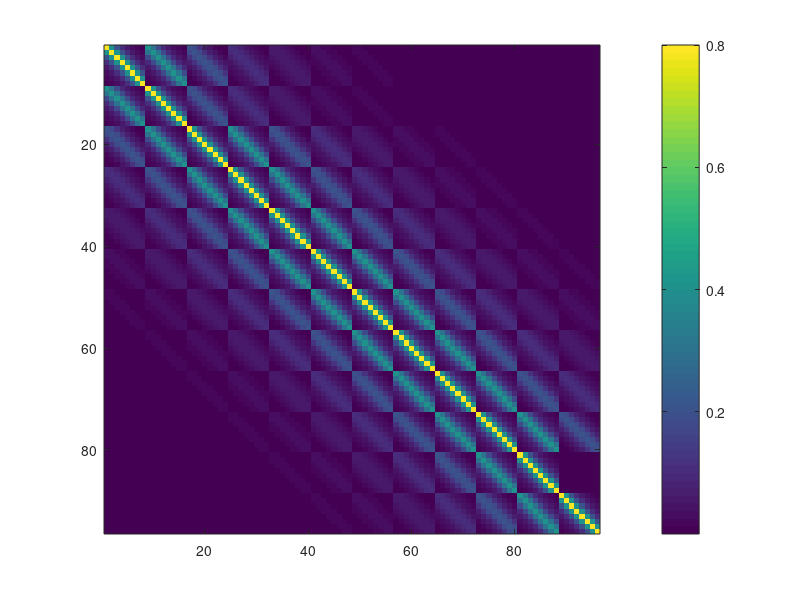
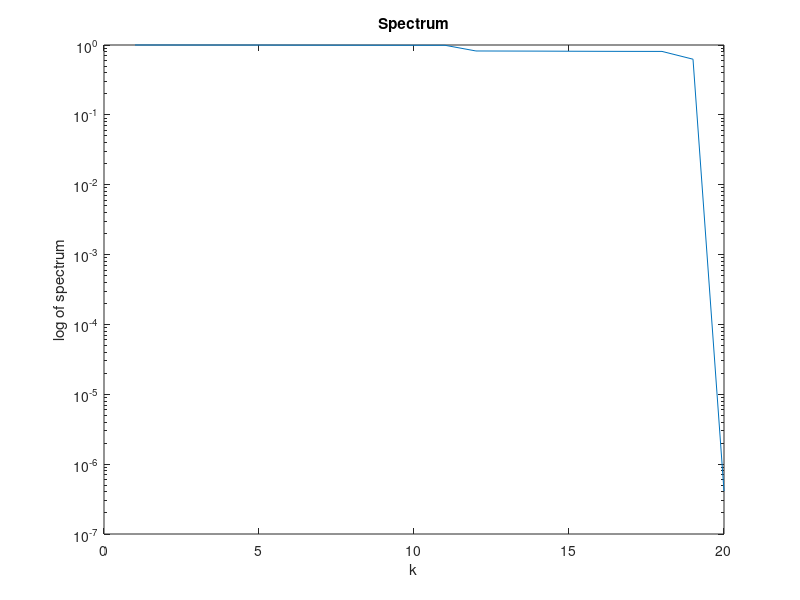
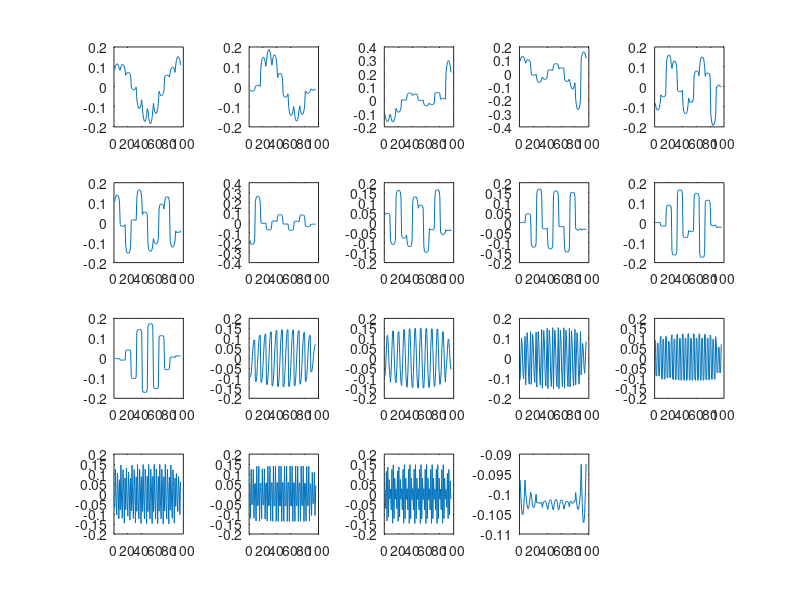
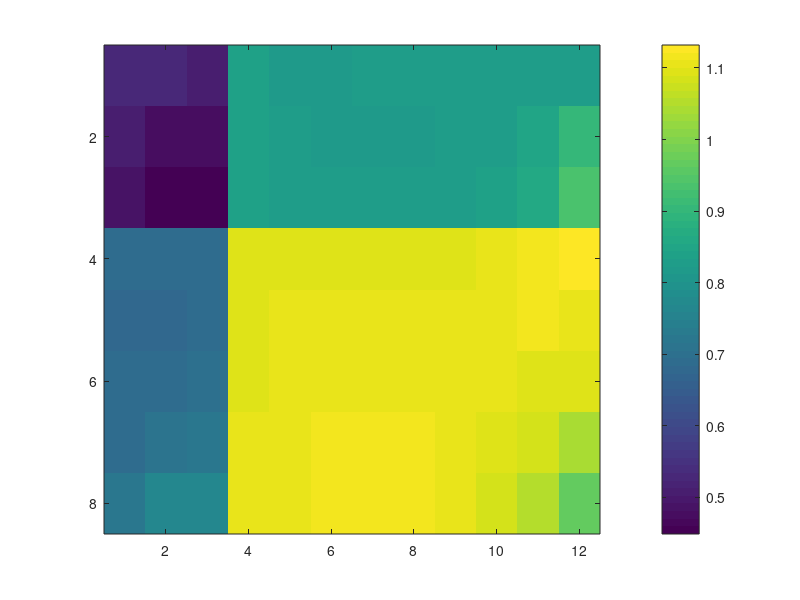

Source code (MATLAB) for these figures, in order:
clear,clc
%P2_Q2
%% first we need to formulate the covariance matrix
sigma_square = 0.8;
l = 1.5;

Q_ij = @(d_ij, sigma_square, l) sigma_square * exp(-d_ij./l);
d_ij = ones(96, 96);

for i = 1:96
    for j = 1:96
        if i <= 8
            if j <= 8
                d_ij(i,j) = sqrt((j-i)^2);
            elseif (j>8 && j<=16)
                d_ij(i,j) = sqrt((j-8-i)^2 + 1^2);
            elseif (j>16 && j<=24)
                d_ij(i,j) = sqrt((j-16-i)^2 + 2^2);
            elseif (j>24 && j<=32)
                d_ij(i,j) = sqrt((j-24-i)^2 + 3^2);
            elseif (j>32 && j<=40)
                d_ij(i,j) = sqrt((j-32-i)^2 + 4^2);
            elseif (j>40 && j<=48)
                d_ij(i,j) = sqrt((j-40-i)^2 + 5^2);
            elseif (j>48 && j<=56)
                d_ij(i,j) = sqrt((j-48-i)^2 + 6^2);
            elseif (j>56 && j<=64)
                d_ij(i,j) = sqrt((j-56-i)^2 + 7^2);
            elseif (j>64 && j<=72)
                d_ij(i,j) = sqrt((j-64-i)^2 + 8^2);
            elseif (j>72 && j<=80)
                d_ij(i,j) = sqrt((j-72-i)^2 + 9^2);
            elseif (j>80 && j<=88)
                d_ij(i,j) = sqrt((j-80-i)^2 + 10^2);
            elseif (j>88 && j<=96)
                d_ij(i,j) = sqrt((j-88-i)^2 + 11^2);
            end
        elseif (i>8 && i<=16)
            if j <= 8
                d_ij(i,j) = sqrt((j-i+8)^2 + 1^2);
            elseif (j>8 && j<=16)
                d_ij(i,j) = sqrt((j-i)^2 + 0^2);
            elseif (j>16 && j<=24)
                d_ij(i,j) = sqrt((j-8-i)^2 + 2^2);
            elseif (j>24 && j<=32)
                d_ij(i,j) = sqrt((j-16-i)^2 + 3^2);
            elseif (j>32 && j<=40)
                d_ij(i,j) = sqrt((j-24-i)^2 + 4^2);
            elseif (j>40 && j<=48)
                d_ij(i,j) = sqrt((j-32-i)^2 + 5^2);
            elseif (j>48 && j<=56)
                d_ij(i,j) = sqrt((j-40-i)^2 + 6^2);
            elseif (j>56 && j<=64)
                d_ij(i,j) = sqrt((j-48-i)^2 + 7^2);
            elseif (j>64 && j<=72)
                d_ij(i,j) = sqrt((j-56-i)^2 + 8^2);
            elseif (j>72 && j<=80)
                d_ij(i,j) = sqrt((j-64-i)^2 + 9^2);
            elseif (j>80 && j<=88)
                d_ij(i,j) = sqrt((j-72-i)^2 + 10^2);
            elseif (j>88 && j<=96)
                d_ij(i,j) = sqrt((j-80-i)^2 + 11^2);
            end
        elseif (i>16 && i<=24)
            if j <= 8
                d_ij(i,j) = sqrt((j-i+16)^2 + 2^2);
            elseif (j>8 && j<=16)
                d_ij(i,j) = sqrt((j-i+8)^2 + 1^2);
            elseif (j>16 && j<=24)
                d_ij(i,j) = sqrt((j-i)^2 + 0^2);
            elseif (j>24 && j<=32)
                d_ij(i,j) = sqrt((j-8-i)^2 + 1^2);
            elseif (j>32 && j<=40)
                d_ij(i,j) = sqrt((j-16-i)^2 + 2^2);
            elseif (j>40 && j<=48)
                d_ij(i,j) = sqrt((j-24-i)^2 + 3^2);
            elseif (j>48 && j<=56)
                d_ij(i,j) = sqrt((j-32-i)^2 + 4^2);
            elseif (j>56 && j<=64)
                d_ij(i,j) = sqrt((j-40-i)^2 + 5^2);
            elseif (j>64 && j<=72)
                d_ij(i,j) = sqrt((j-48-i)^2 + 6^2);
            elseif (j>72 && j<=80)
                d_ij(i,j) = sqrt((j-56-i)^2 + 7^2);
            elseif (j>80 && j<=88)
                d_ij(i,j) = sqrt((j-64-i)^2 + 8^2);
            elseif (j>88 && j<=96)
                d_ij(i,j) = sqrt((j-72-i)^2 + 9^2);
            end
        elseif (i>24 && i<=32)
            if j <= 8
                d_ij(i,j) = sqrt((j-i+24)^2 + 3^2);
            elseif (j>8 && j<=16)
                d_ij(i,j) = sqrt((j-i+16)^2 + 2^2);
            elseif (j>16 && j<=24)
                d_ij(i,j) = sqrt((j-i+8)^2 + 1^2);
            elseif (j>24 && j<=32)
                d_ij(i,j) = sqrt((j-i)^2 + 0^2);
            elseif (j>32 && j<=40)
                d_ij(i,j) = sqrt((j-8-i)^2 + 1^2);
            elseif (j>40 && j<=48)
                d_ij(i,j) = sqrt((j-16-i)^2 + 2^2);
            elseif (j>48 && j<=56)
                d_ij(i,j) = sqrt((j-24-i)^2 + 3^2);
            elseif (j>56 && j<=64)
                d_ij(i,j) = sqrt((j-32-i)^2 + 4^2);
            elseif (j>64 && j<=72)
                d_ij(i,j) = sqrt((j-40-i)^2 + 5^2);
            elseif (j>72 && j<=80)
                d_ij(i,j) = sqrt((j-48-i)^2 + 6^2);
            elseif (j>80 && j<=88)
                d_ij(i,j) = sqrt((j-56-i)^2 + 7^2);
            elseif (j>88 && j<=96)
                d_ij(i,j) = sqrt((j-64-i)^2 + 8^2);
            end
        elseif (i>32 && i<=40)
            if j <= 8
                d_ij(i,j) = sqrt((j-i+32)^2 + 4^2);
            elseif (j>8 && j<=16)
                d_ij(i,j) = sqrt((j-i+24)^2 + 3^2);
            elseif (j>16 && j<=24)
                d_ij(i,j) = sqrt((j-i+16)^2 + 2^2);
            elseif (j>24 && j<=32)
                d_ij(i,j) = sqrt((j-i+8)^2 + 1^2);
            elseif (j>32 && j<=40)
                d_ij(i,j) = sqrt((j-i)^2 + 0^2);
            elseif (j>40 && j<=48)
                d_ij(i,j) = sqrt((j-8-i)^2 + 1^2);
            elseif (j>48 && j<=56)
                d_ij(i,j) = sqrt((j-16-i)^2 + 2^2);
            elseif (j>56 && j<=64)
                d_ij(i,j) = sqrt((j-24-i)^2 + 3^2);
            elseif (j>64 && j<=72)
                d_ij(i,j) = sqrt((j-32-i)^2 + 4^2);
            elseif (j>72 && j<=80)
                d_ij(i,j) = sqrt((j-40-i)^2 + 5^2);
            elseif (j>80 && j<=88)
                d_ij(i,j) = sqrt((j-48-i)^2 + 6^2);
            elseif (j>88 && j<=96)
                d_ij(i,j) = sqrt((j-56-i)^2 + 7^2);
            end
        elseif (i>40 && i<=48)
            if j <= 8
                d_ij(i,j) = sqrt((j-i+40)^2 + 5^2);
            elseif (j>8 && j<=16)
                d_ij(i,j) = sqrt((j-i+32)^2 + 4^2);
            elseif (j>16 && j<=24)
                d_ij(i,j) = sqrt((j-i+24)^2 + 3^2);
            elseif (j>24 && j<=32)
                d_ij(i,j) = sqrt((j-i+16)^2 + 2^2);
            elseif (j>32 && j<=40)
                d_ij(i,j) = sqrt((j-i+8)^2 + 1^2);
            elseif (j>40 && j<=48)
                d_ij(i,j) = sqrt((j-i)^2 + 0^2);
            elseif (j>48 && j<=56)
                d_ij(i,j) = sqrt((j-8-i)^2 + 1^2);
            elseif (j>56 && j<=64)
                d_ij(i,j) = sqrt((j-16-i)^2 + 2^2);
            elseif (j>64 && j<=72)
                d_ij(i,j) = sqrt((j-24-i)^2 + 3^2);
            elseif (j>72 && j<=80)
                d_ij(i,j) = sqrt((j-32-i)^2 + 4^2);
            elseif (j>80 && j<=88)
                d_ij(i,j) = sqrt((j-40-i)^2 + 5^2);
            elseif (j>88 && j<=96)
                d_ij(i,j) = sqrt((j-48-i)^2 + 6^2);
            end
        elseif (i>48 && i<=56)
            if j <= 8
                d_ij(i,j) = sqrt((j-i+48)^2 + 6^2);
            elseif (j>8 && j<=16)
                d_ij(i,j) = sqrt((j-i+40)^2 + 5^2);
            elseif (j>16 && j<=24)
                d_ij(i,j) = sqrt((j-i+32)^2 + 4^2);
            elseif (j>24 && j<=32)
                d_ij(i,j) = sqrt((j-i+24)^2 + 3^2);
            elseif (j>32 && j<=40)
                d_ij(i,j) = sqrt((j-i+16)^2 + 2^2);
            elseif (j>40 && j<=48)
                d_ij(i,j) = sqrt((j-i+8)^2 + 1^2);
            elseif (j>48 && j<=56)
                d_ij(i,j) = sqrt((j-i)^2 + 0^2);
            elseif (j>56 && j<=64)
                d_ij(i,j) = sqrt((j-8-i)^2 + 1^2);
            elseif (j>64 && j<=72)
                d_ij(i,j) = sqrt((j-16-i)^2 + 2^2);
            elseif (j>72 && j<=80)
                d_ij(i,j) = sqrt((j-24-i)^2 + 3^2);
            elseif (j>80 && j<=88)
                d_ij(i,j) = sqrt((j-32-i)^2 + 4^2);
            elseif (j>88 && j<=96)
                d_ij(i,j) = sqrt((j-40-i)^2 + 5^2);
            end
        elseif (i>56 && i<=64)
            if j <= 8
                d_ij(i,j) = sqrt((j-i+56)^2 + 7^2);
            elseif (j>8 && j<=16)
                d_ij(i,j) = sqrt((j-i+48)^2 + 6^2);
            elseif (j>16 && j<=24)
                d_ij(i,j) = sqrt((j-i+40)^2 + 5^2);
            elseif (j>24 && j<=32)
                d_ij(i,j) = sqrt((j-i+32)^2 + 4^2);
            elseif (j>32 && j<=40)
                d_ij(i,j) = sqrt((j-i+24)^2 + 3^2);
            elseif (j>40 && j<=48)
                d_ij(i,j) = sqrt((j-i+16)^2 + 2^2);
            elseif (j>48 && j<=56)
                d_ij(i,j) = sqrt((j-i+8)^2 + 1^2);
            elseif (j>56 && j<=64)
                d_ij(i,j) = sqrt((j-i)^2 + 0^2);
            elseif (j>64 && j<=72)
                d_ij(i,j) = sqrt((j-8-i)^2 + 1^2);
            elseif (j>72 && j<=80)
                d_ij(i,j) = sqrt((j-16-i)^2 + 2^2);
            elseif (j>80 && j<=88)
                d_ij(i,j) = sqrt((j-24-i)^2 + 3^2);
            elseif (j>88 && j<=96)
                d_ij(i,j) = sqrt((j-32-i)^2 + 4^2);
            end
        elseif (i>64 && i<=72)
            if j <= 8
                d_ij(i,j) = sqrt((j-i+64)^2 + 8^2);
            elseif (j>8 && j<=16)
                d_ij(i,j) = sqrt((j-i+56)^2 + 7^2);
            elseif (j>16 && j<=24)
                d_ij(i,j) = sqrt((j-i+48)^2 + 6^2);
            elseif (j>24 && j<=32)
                d_ij(i,j) = sqrt((j-i+40)^2 + 5^2);
            elseif (j>32 && j<=40)
                d_ij(i,j) = sqrt((j-i+32)^2 + 4^2);
            elseif (j>40 && j<=48)
                d_ij(i,j) = sqrt((j-i+24)^2 + 3^2);
            elseif (j>48 && j<=56)
                d_ij(i,j) = sqrt((j-i+16)^2 + 2^2);
            elseif (j>56 && j<=64)
                d_ij(i,j) = sqrt((j-i+8)^2 + 1^2);
            elseif (j>64 && j<=72)
                d_ij(i,j) = sqrt((j-i)^2 + 0^2);
            elseif (j>72 && j<=80)
                d_ij(i,j) = sqrt((j-8-i)^2 + 1^2);
            elseif (j>80 && j<=88)
                d_ij(i,j) = sqrt((j-16-i)^2 + 2^2);
            elseif (j>88 && j<=96)
                d_ij(i,j) = sqrt((j-24-i)^2 + 3^2);
            end
        elseif (i>72 && i<=80)
            if j <= 8
                d_ij(i,j) = sqrt((j-i+72)^2 + 9^2);
            elseif (j>8 && j<=16)
                d_ij(i,j) = sqrt((j-i+64)^2 + 8^2);
            elseif (j>16 && j<=24)
                d_ij(i,j) = sqrt((j-i+56)^2 + 7^2);
            elseif (j>24 && j<=32)
                d_ij(i,j) = sqrt((j-i+48)^2 + 6^2);
            elseif (j>32 && j<=40)
                d_ij(i,j) = sqrt((j-i+40)^2 + 5^2);
            elseif (j>40 && j<=48)
                d_ij(i,j) = sqrt((j-i+32)^2 + 4^2);
            elseif (j>48 && j<=56)
                d_ij(i,j) = sqrt((j-i+24)^2 + 3^2);
            elseif (j>56 && j<=64)
                d_ij(i,j) = sqrt((j-i+16)^2 + 2^2);
            elseif (j>64 && j<=72)
                d_ij(i,j) = sqrt((j-i+8)^2 + 1^2);
            elseif (j>72 && j<=80)
                d_ij(i,j) = sqrt((j-i)^2 + 0^2);
            elseif (j>80 && j<=88)
                d_ij(i,j) = sqrt((j-8-i)^2 + 1^2);
            elseif (j>88 && j<=96)
                d_ij(i,j) = sqrt((j-16-i)^2 + 2^2);
            end
        elseif (i>80 && i<=88)
            if j <= 8
                d_ij(i,j) = sqrt((j-i+80)^2 + 10^2);
            elseif (j>8 && j<=16)
                d_ij(i,j) = sqrt((j-i+72)^2 + 9^2);
            elseif (j>16 && j<=24)
                d_ij(i,j) = sqrt((j-i+64)^2 + 8^2);
            elseif (j>24 && j<=32)
                d_ij(i,j) = sqrt((j-i+56)^2 + 7^2);
            elseif (j>32 && j<=40)
                d_ij(i,j) = sqrt((j-i+48)^2 + 6^2);
            elseif (j>40 && j<=48)
                d_ij(i,j) = sqrt((j-i+40)^2 + 5^2);
            elseif (j>48 && j<=56)
                d_ij(i,j) = sqrt((j-i+32)^2 + 4^2);
            elseif (j>56 && j<=64)
                d_ij(i,j) = sqrt((j-i+24)^2 + 3^2);
            elseif (j>64 && j<=72)
                d_ij(i,j) = sqrt((j-i+16)^2 + 2^2);
            elseif (j>72 && j<=80)
                d_ij(i,j) = sqrt((j-i+8)^2 + 1^2);
            elseif (j>80 && j<=88)
                d_ij(i,j) = sqrt((j-i)^2 + 0^2);
            elseif (j>88 && j<=96)
                d_ij(i,j) = sqrt((j-i+8)^2 + 1^2);
            end
        elseif (i>88 && i<=96)
            if j <= 8
                d_ij(i,j) = sqrt((j-i+88)^2 + 11^2);
            elseif (j>8 && j<=16)
                d_ij(i,j) = sqrt((j-i+80)^2 + 10^2);
            elseif (j>16 && j<=24)
                d_ij(i,j) = sqrt((j-i+72)^2 + 9^2);
            elseif (j>24 && j<=32)
                d_ij(i,j) = sqrt((j-i+64)^2 + 8^2);
            elseif (j>32 && j<=40)
                d_ij(i,j) = sqrt((j-i+56)^2 + 7^2);
            elseif (j>40 && j<=48)
                d_ij(i,j) = sqrt((j-i+48)^2 + 6^2);
            elseif (j>48 && j<=56)
                d_ij(i,j) = sqrt((j-i+40)^2 + 5^2);
            elseif (j>56 && j<=64)
                d_ij(i,j) = sqrt((j-i+32)^2 + 4^2);
            elseif (j>64 && j<=72)
                d_ij(i,j) = sqrt((j-i+24)^2 + 3^2);
            elseif (j>72 && j<=80)
                d_ij(i,j) = sqrt((j-i+16)^2 + 2^2);
            elseif (j>80 && j<=88)
                d_ij(i,j) = sqrt((j-i+8)^2 + 1^2);
            elseif (j>88 && j<=96)
                d_ij(i,j) = sqrt((j-i)^2 + 0^2);
            end
        end
    end
end

%construct covariance matrix for unknowns using meshgrid
% [X,Y] = meshgrid(1:12, 1:8);
% [Xi, Xj] = meshgrid(X(:),X(:));
% [Yi, Yj] = meshgrid(Y(:), Y(:));
% d = sqrt((Xi-Xj).^2+(yi-yj).^2);
% Q_mesh = exp(-d/l);

Q = Q_ij(d_ij,sigma_square, l);
figure()
imagesc(Q); colorbar;

%% second let's construct the H matrix

%build the y vector(observation)
y = zeros(20,1);
y(1) = 12;
y(9:20) = 1;

%build the canonical straightline tomography data(first row straight line)
s = zeros(96,1);
for i = 1:8:96
    s(i) = 1;
end

%let's set up the H observation matrix
H = zeros(20, 96);
for i = 1:1:8
    for j =i:8:96
        H(i, j) = 1;
    end
end

k = 1;
for i = 9:1:20
    for j = k:1:k+7
        H(i,j) = 1;
    end
    k = k + 8;
end

% H_rank = rank(H);
% y_hat = H * s;
% s_hat = pinv(H) * y;
% [U, S, V] = svd(H);
% Vr = V(:, 1:rank(H));
% Vn = V(:, (rank(H)+1):size(V,2));

%% 2.2 
R = (10^-8) * eye(20);
prior_mean = 0;
% equatino 105
posterior_mean = prior_mean + inv((inv(Q) + H'*inv(R)*H))*H'*inv(R)*(y-H*prior_mean);
% equation 111
Xi = (H*Q*H'+R)\(y-H*prior_mean);
posterior_mean2 = prior_mean + Q * H' * Xi;

%% 2.3
Q_2 = Q_ij(d_ij, 1, 2);
R_2 = (10^-8) * eye(20);
prior_mean2 = 0;
lambda = ((H*Q_2*H'+R_2)\(H*Q_2))';
spectrum_lambda = svd(lambda);
[U_lambda, S_lambda, V_lambda] = svd(lambda);
normalized_spectrum_lambda = spectrum_lambda / spectrum_lambda(1);

figure()
semilogy(normalized_spectrum_lambda);
xlabel('k'); ylabel('log of spectrum');
title('Spectrum');

figure()
for i = 1:1:19
    subplot(4,5,i);plot(U_lambda(:,i));
end

%% 2.4
% real image
s_4 = ones(96,1);
s_4(1:3) = 0;
s_4(9:11) = 0;
s_4(17:19) = 0;
% data
y_4 = zeros(20,1);
y_4(1:3) = 9;
y_4(4:8) = 12;
y_4(9:11) = 5;
y_4(12:20) = 8;
y_4_noise = y_4 + normrnd(0,1e-8,20,1);

posterior_mean4 = lambda*(y_4_noise);
posterior_Q = -lambda*H*Q + Q;
figure()
imagesc(reshape(posterior_mean4, [8,12]));colorbar;

%% 2.5
s_hat_4 = pinv(H)*y_4;
prior_mean4 = s_hat_4;
posterior_mean4 = prior_mean4 + lambda*(y_4_noise-H*prior_mean4);
figure()
imagesc(reshape(posterior_mean4, [8, 12])); colorbar;


